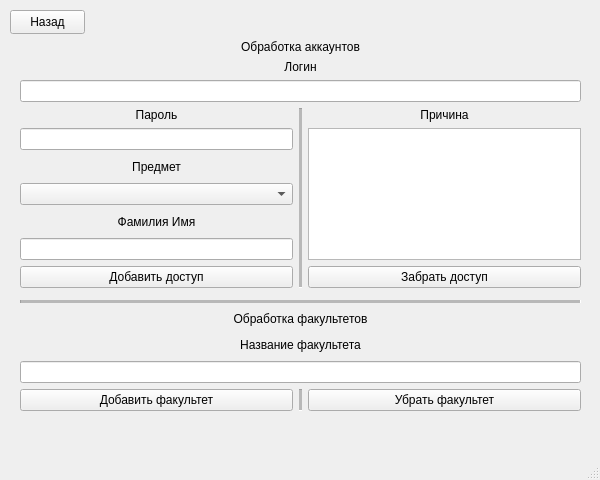
<?xml version="1.0" encoding="UTF-8"?>
<ui version="4.0">
 <class>Register</class>
 <widget class="QMainWindow" name="Register">
  <property name="geometry">
   <rect>
    <x>0</x>
    <y>0</y>
    <width>600</width>
    <height>480</height>
   </rect>
  </property>
  <property name="minimumSize">
   <size>
    <width>600</width>
    <height>480</height>
   </size>
  </property>
  <property name="maximumSize">
   <size>
    <width>600</width>
    <height>480</height>
   </size>
  </property>
  <property name="windowTitle">
   <string>Реестр доступов</string>
  </property>
  <widget class="QWidget" name="centralwidget">
   <widget class="QWidget" name="gridLayoutWidget">
    <property name="geometry">
     <rect>
      <x>20</x>
      <y>40</y>
      <width>561</width>
      <height>248</height>
     </rect>
    </property>
    <layout class="QGridLayout" name="gridLayout">
     <property name="sizeConstraint">
      <enum>QLayout::SetMinAndMaxSize</enum>
     </property>
     <item row="2" column="0" colspan="3">
      <widget class="QLineEdit" name="login">
       <property name="alignment">
        <set>Qt::AlignCenter</set>
       </property>
      </widget>
     </item>
     <item row="4" column="0">
      <widget class="QLineEdit" name="pass">
       <property name="echoMode">
        <enum>QLineEdit::Password</enum>
       </property>
       <property name="alignment">
        <set>Qt::AlignCenter</set>
       </property>
      </widget>
     </item>
     <item row="3" column="2">
      <widget class="QLabel" name="reasAccessLab">
       <property name="text">
        <string>Причина</string>
       </property>
       <property name="alignment">
        <set>Qt::AlignCenter</set>
       </property>
      </widget>
     </item>
     <item row="3" column="0">
      <widget class="QLabel" name="passLab">
       <property name="text">
        <string>Пароль</string>
       </property>
       <property name="alignment">
        <set>Qt::AlignCenter</set>
       </property>
      </widget>
     </item>
     <item row="3" column="1" rowspan="7">
      <widget class="Line" name="line">
       <property name="lineWidth">
        <number>1</number>
       </property>
       <property name="midLineWidth">
        <number>20</number>
       </property>
       <property name="orientation">
        <enum>Qt::Vertical</enum>
       </property>
      </widget>
     </item>
     <item row="5" column="0">
      <widget class="QLabel" name="subjectLab">
       <property name="text">
        <string>Предмет</string>
       </property>
       <property name="alignment">
        <set>Qt::AlignCenter</set>
       </property>
      </widget>
     </item>
     <item row="1" column="0" colspan="3">
      <widget class="QLabel" name="loginLab">
       <property name="text">
        <string>Логин</string>
       </property>
       <property name="alignment">
        <set>Qt::AlignCenter</set>
       </property>
      </widget>
     </item>
     <item row="9" column="0">
      <widget class="QPushButton" name="addRegister">
       <property name="text">
        <string>Добавить доступ</string>
       </property>
      </widget>
     </item>
     <item row="7" column="0">
      <widget class="QLabel" name="full_nameLab">
       <property name="text">
        <string>Фамилия Имя</string>
       </property>
       <property name="alignment">
        <set>Qt::AlignCenter</set>
       </property>
      </widget>
     </item>
     <item row="6" column="0">
      <widget class="QComboBox" name="subject">
       <property name="editable">
        <bool>false</bool>
       </property>
      </widget>
     </item>
     <item row="9" column="2">
      <widget class="QPushButton" name="takeAccess">
       <property name="text">
        <string>Забрать доступ</string>
       </property>
      </widget>
     </item>
     <item row="8" column="0">
      <widget class="QLineEdit" name="full_name"/>
     </item>
     <item row="4" column="2" rowspan="5">
      <widget class="QTextEdit" name="reasAccess"/>
     </item>
     <item row="0" column="0" colspan="3">
      <widget class="QLabel" name="account">
       <property name="text">
        <string>Обработка аккаунтов</string>
       </property>
       <property name="alignment">
        <set>Qt::AlignCenter</set>
       </property>
      </widget>
     </item>
    </layout>
   </widget>
   <widget class="QPushButton" name="backMenu">
    <property name="geometry">
     <rect>
      <x>10</x>
      <y>10</y>
      <width>75</width>
      <height>24</height>
     </rect>
    </property>
    <property name="text">
     <string>Назад</string>
    </property>
   </widget>
   <widget class="QLabel" name="label_5">
    <property name="geometry">
     <rect>
      <x>18</x>
      <y>300</y>
      <width>561</width>
      <height>20</height>
     </rect>
    </property>
    <property name="text">
     <string/>
    </property>
    <property name="alignment">
     <set>Qt::AlignCenter</set>
    </property>
   </widget>
   <widget class="QWidget" name="gridLayoutWidget_2">
    <property name="geometry">
     <rect>
      <x>20</x>
      <y>300</y>
      <width>561</width>
      <height>111</height>
     </rect>
    </property>
    <layout class="QGridLayout" name="gridLayout_2">
     <property name="sizeConstraint">
      <enum>QLayout::SetMinAndMaxSize</enum>
     </property>
     <item row="1" column="0" colspan="3">
      <widget class="QLabel" name="faculty">
       <property name="text">
        <string>Обработка факультетов</string>
       </property>
       <property name="alignment">
        <set>Qt::AlignCenter</set>
       </property>
      </widget>
     </item>
     <item row="4" column="2">
      <widget class="QPushButton" name="removeFaculty">
       <property name="text">
        <string>Убрать факультет</string>
       </property>
      </widget>
     </item>
     <item row="2" column="0" colspan="3">
      <widget class="QLabel" name="facultyNameLab">
       <property name="text">
        <string>Название факультета</string>
       </property>
       <property name="alignment">
        <set>Qt::AlignCenter</set>
       </property>
      </widget>
     </item>
     <item row="3" column="0" colspan="3">
      <widget class="QLineEdit" name="facultyName"/>
     </item>
     <item row="4" column="1">
      <widget class="Line" name="line_2">
       <property name="midLineWidth">
        <number>20</number>
       </property>
       <property name="orientation">
        <enum>Qt::Vertical</enum>
       </property>
      </widget>
     </item>
     <item row="4" column="0">
      <widget class="QPushButton" name="addFaculty">
       <property name="text">
        <string>Добавить факультет</string>
       </property>
      </widget>
     </item>
     <item row="0" column="0" colspan="3">
      <widget class="Line" name="line_3">
       <property name="midLineWidth">
        <number>20</number>
       </property>
       <property name="orientation">
        <enum>Qt::Horizontal</enum>
       </property>
      </widget>
     </item>
    </layout>
   </widget>
  </widget>
  <widget class="QMenuBar" name="menubar">
   <property name="geometry">
    <rect>
     <x>0</x>
     <y>0</y>
     <width>600</width>
     <height>22</height>
    </rect>
   </property>
  </widget>
  <widget class="QStatusBar" name="statusbar"/>
 </widget>
 <resources/>
 <connections/>
</ui>
